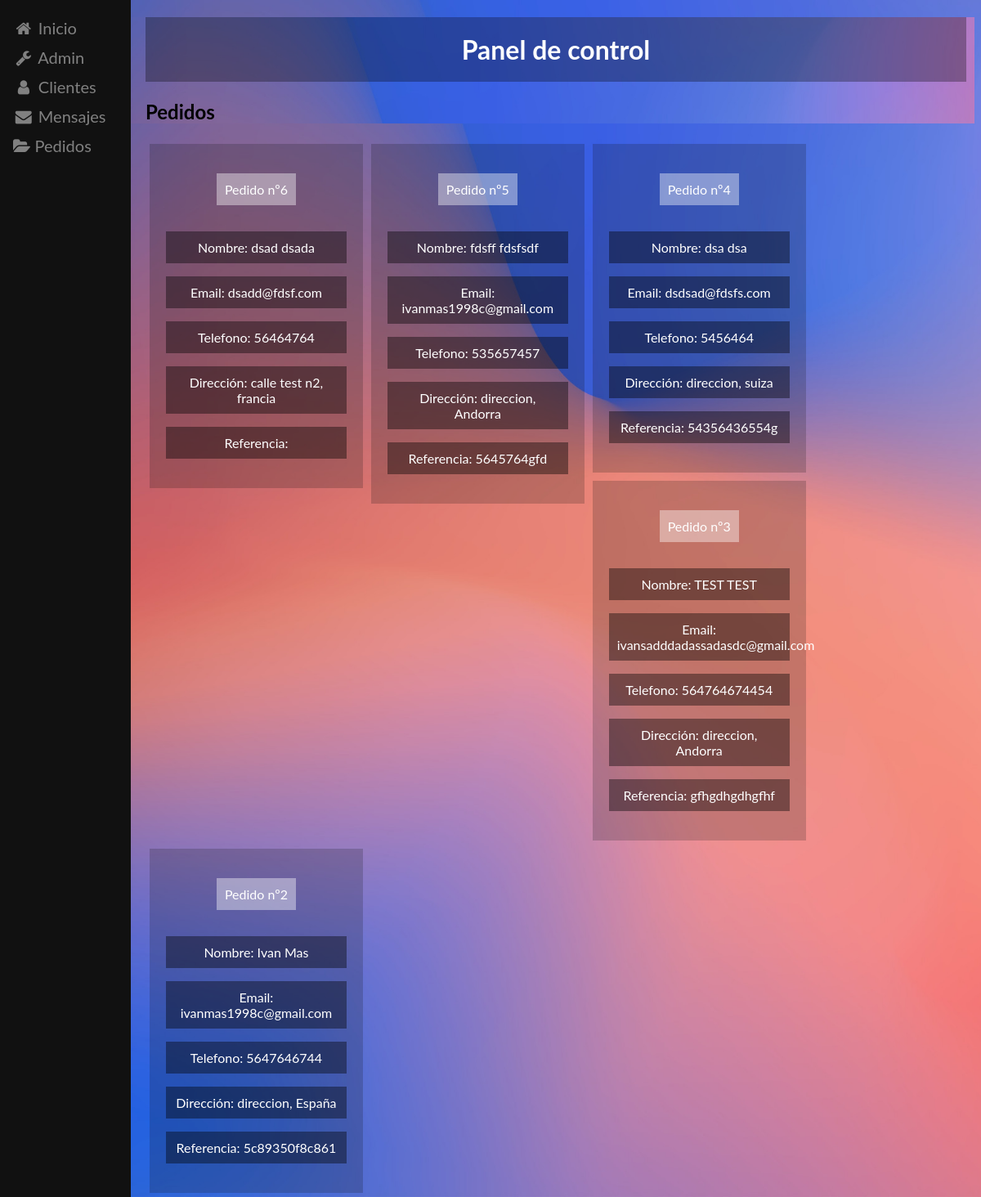
The app's page /admin/pages/pedidos.php with its own data.
### tables this page shows
CREATE TABLE IF NOT EXISTS `pedidos` (
  `id` int(11) NOT NULL AUTO_INCREMENT,
  `nombre` varchar(255) NOT NULL,
  `apellido` varchar(255) NOT NULL,
  `email` varchar(255) NOT NULL,
  `telefono` bigint(11) NOT NULL,
  `pais` varchar(255) NOT NULL,
  `direccion` varchar(255) NOT NULL,
  `referencia` varchar(255) NOT NULL,
  PRIMARY KEY (`id`)
);

### admin/pages/pedidos.php (the view, shortened to what this page needs)
<!DOCTYPE html>
<html>
<head>
	<link rel="stylesheet" type="text/css" href="../../styles/admin.css">
	<link rel="stylesheet" href="https://cdnjs.cloudflare.com/ajax/libs/font-awesome/4.7.0/css/font-awesome.min.css">
</head>
<body>
	<div class="sidebar">
	  	<a href="../../index.php"><i class="fa fa-fw fa-home"></i> Inicio</a>
		<a href="../index.php"><i class="fa fa-fw fa-wrench"></i> Admin</a>
		<a href="clientes.php"><i class="fa fa-fw fa-user"></i> Clientes</a>
  		<a href="mensajes.php"><i class="fa fa-fw fa-envelope"></i> Mensajes</a>
  		<a href="pedidos.php"><i class="fa fa-folder-open"></i> Pedidos</a>
	</div>
	<div class="main">
		<h1>Panel de control</h1>
		<section class="clientespedidos">
			<h2>Pedidos</h2>
			<div>
				<?php
					include('../../connect/bd.php');
					$table = 'pedidos';
					$result = $mysqli->query("SELECT * FROM $table order by id desc");
					while($data = $result->fetch_assoc()) {
						echo "<div class='pedidosclientes'>";
						echo "<p name='id' class='idpedido'>Pedido nº{$data['id']}</p>";
	                	echo "<p class='nombrepedido'>Nombre: {$data['nombre']} {$data['apellido']}</p>";
	                	echo "<p class='email'>Email: {$data['email']}</p>";
	                	echo "<p class='telefono'>Telefono: {$data['telefono']}</p>";
	                	echo "<p class='direccion'>Dirección: {$data['direccion']}, {$data['pais']}</p>";
	                	echo "<p class='referencia'>Referencia: {$data['referencia']}</p>";
	                	echo "</div>";
	                }
				?>
			</div>
		</section>
	</div>
</body>
</html>

### styles/admin.css (style rules this page uses)
html, body { background-image: url(../resources/adminbg.jpg); background-size: cover; font-family: "Lato", sans-serif; }
.sidebar { height: 100%; width: 160px; position: fixed; z-index: 1; top: 0; left: 0; background-color: #111; overflow-x: hidden; padding-top: 16px; }
.sidebar a { padding: 6px 8px 6px 16px; text-decoration: none; font-size: 20px; color: #818181; display: block; }
.main { margin-left: 160px; padding: 0px 10px; }
.main h1 { text-align: center; background-color: rgba(0,0,0,0.3); padding: 20px; color: white; }
.pedidosclientes { margin: 5px; float: left; width: 22%; background-color: rgba(17,17,17,0.2); text-align: center; padding: 20px; }
.paispedido , .nombrepedido, .apellidopedido, .referencia, .direccion, .telefono, .email { background-color: rgba(0,0,0,0.4); padding: 10px; color: white; }
.idpedido { background-color: rgba(255,255,255,0.4); padding: 10px; color: white; display: inline-block; }

### records on screen
pedidos: id "6", nombre "dsad", apellido "dsada", email "dsadd@fdsf.com", telefono "56464764", direccion "calle test n2", pais "francia"
pedidos: id "5", nombre "fdsff", apellido "fdsfsdf", email "ivanmas1998c@gmail.com", telefono "535657457", direccion "direccion", pais "Andorra", referencia "5645764gfd"
pedidos: id "4", nombre "dsa", apellido "dsa", email "dsdsad@fdsfs.com", telefono "5456464", direccion "direccion", pais "suiza", referencia "54356436554g"
pedidos: id "3", nombre "TEST", apellido "TEST", email "ivansadddadassadasdc@gmail.com", telefono "564764674454", direccion "direccion", pais "Andorra", referencia "gfhgdhgdhgfhf"
pedidos: id "2", nombre "Ivan", apellido "Mas", email "ivanmas1998c@gmail.com", telefono "5647646744", direccion "direccion", pais "España", referencia "5c89350f8c861"
